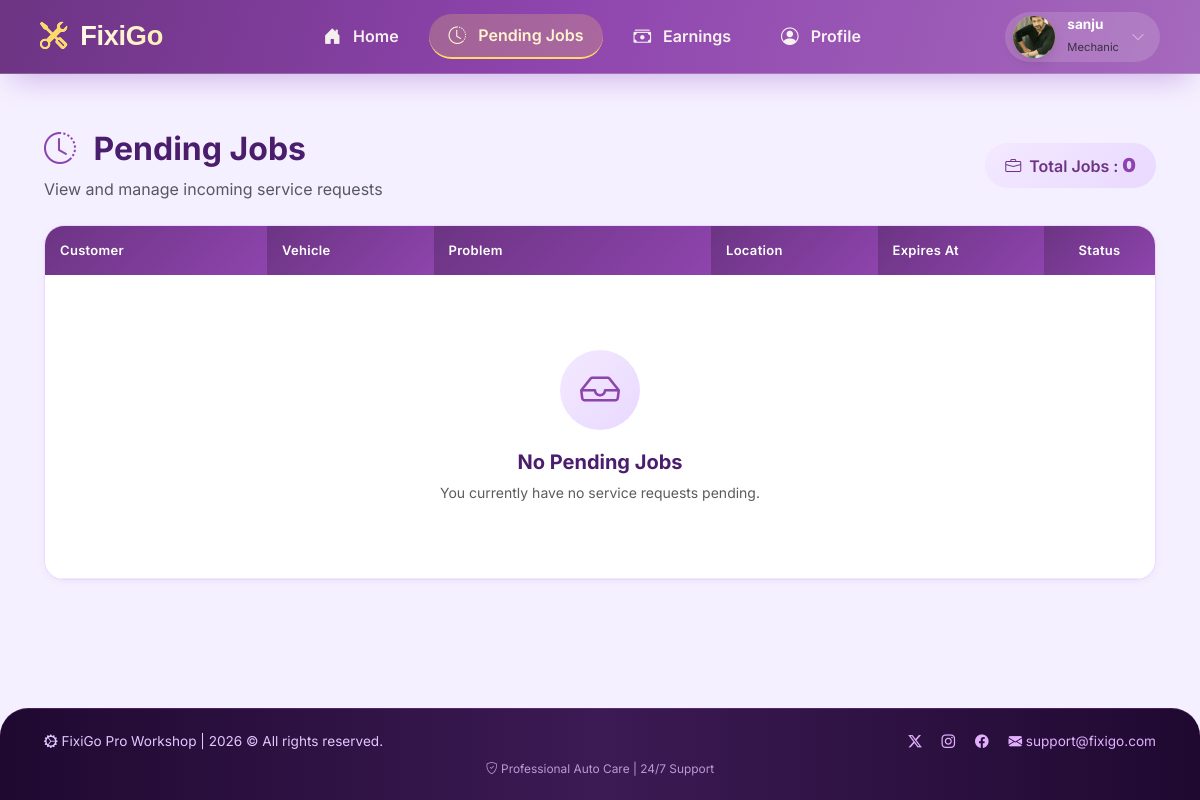
The app's page /mechanic/pending-job/ (signed in) with its own data.
### mechanic/models.py (models this page shows, shortened)
class Mechanic(models.Model):
    name = models.CharField(max_length=255)
    email = models.EmailField(unique=True)
    number = models.CharField(max_length=15)
    address = models.TextField()
    certificate = models.FileField(upload_to='mechanic_certificate/')
    aadhaar = models.TextField(max_length=12)
    experience_certificate = models.FileField(upload_to='mechanic_experience_certificate/', blank=True, null=True)
    city = models.ForeignKey(City, on_delete=models.CASCADE)
    password = models.CharField(max_length=255)
    profile_pic = models.ImageField(upload_to='mechanic_profile_pic/', blank=True, null=True)
    is_valid = models.BooleanField(default=False)
    is_reject = models.BooleanField(default=False)
    account_suspend = models.BooleanField(default=False)
    last_login_date = models.DateTimeField(blank=True, null=True)
    application_created_at = models.DateTimeField(auto_now_add=True)
    created_at = models.DateTimeField(blank=True, null=True)

### mechanic/views.py (the view)
# urls.py: path('pending-job/', views.pending_jobs_list, name='pending_jobs_list'),
def pending_jobs_list(request):
    mechanic = check_mechanic_access(request)
    if mechanic is None:
        return redirect('login_mechanic')
    jobs = MechanicRequest.objects.filter(mechanic=mechanic,
                                          status__in = ["Accepted", "In_progress"]
                                          ).exclude(booking__status="Completed"
                                                    ).exclude(booking__status="Cancelled"
                                                              ).exclude(status="Expired"
                                                                        ).order_by('-id')
    return render(request, 'pending_job_list.html', {
        'jobs': jobs,
        'mechanic': mechanic
    })

### customer/context_processors.py (called while the page is built)
def fixigo_data(request):
    try:
        fixigo = Fixigo.objects.latest('id')
    except Fixigo.DoesNotExist:
        fixigo = None
    return {
        'fixigo': fixigo
    }

### mechanic/views.py (called while the page is built)
def check_mechanic_access(request):
    mechanic_id = request.session.get('mechanic_id')
    if not mechanic_id:
        return None
    try:
        mechanic = Mechanic.objects.get(id=mechanic_id)
        if mechanic.is_reject:
            return 'reject'
        if not mechanic.is_valid:
            return 'not_valid'
        return mechanic
    except Mechanic.DoesNotExist:
        return None

### mechanic/templates/pending_job_list.html (shortened to what this page needs)
{% extends 'base_mechanic.html' %}
{% load static %}
{% block content %}
<div class="container py-4">
    <div class="page-header d-flex justify-content-between align-items-center flex-wrap gap-3">
        <div>
            <h2>
                <i class="bi bi-clock-history"></i>
                Pending Jobs
            </h2>
            <p class="text-muted mb-0">View and manage incoming service requests</p>
        </div>
        <div class="total-badge">
            <i class="bi bi-briefcase me-1"></i> Total Jobs : <strong>{{ jobs|length }}</strong>
        </div>
    </div>
    <div class="table-card">
        <div class="table-responsive">
            <table class="table jobs-table">
                <thead>
                    <tr>
                        <th style="width: 20%;">Customer</th>
                        <th style="width: 15%;">Vehicle</th>
                        <th style="width: 25%;">Problem</th>
                        <th style="width: 15%;">Location</th>
                        <th style="width: 15%;">Expires At</th>
                        <th style="width: 10%;" class="text-center">Status</th>
                    </tr>
                </thead>
                <tbody>
                    {% for req in jobs %}
                    <tr onclick="window.location.href='/mechanic/job/{{ req.id }}/'">
                        <td>
                            <div class="customer-name">
                                <i class="bi bi-person-circle me-1" style="color: #8e44ad;"></i>
                                {{ req.booking.customer.name }}
                            </div>
                            <div class="customer-id">
                                ID: {{ req.booking.customer.id }}
                            </div>
                        </td>
                        <td>
                            <span class="vehicle-badge">
                                <i class="bi bi-car-front me-1"></i>
                                {{ req.booking.vehicle.vehicle_name }}
                            </span>
                        </td>
                        <td>
                            <div class="problem-text" title="{{ req.booking.problem_description }}">
                                <i class="bi bi-chat-text me-1" style="color: #94a3b8;"></i>
                                {{ req.booking.problem_description|truncatechars:50 }}
                            </div>
                        </td>
                        <td>
                            <i class="bi bi-geo-alt me-1" style="color: #94a3b8;"></i>
                            {{ req.booking.location|default:"Not specified" }}
                        </td>
                        <td>
                            <div class="expiry-time {% if req.expires_at|date:'U' < now|date:'U' %}expiry-urgent{% else %}expiry-normal{% endif %}">
                                <i class="bi bi-hourglass-split"></i>
                                {{ req.expires_at|date:"d M Y, h:i A" }}
                            </div>
                        </td>
                        <td class="text-center">
                            {% if req.status == "Pending" %}
                                <span class="status-badge status-pending">
                                    <i class="bi bi-hourglass-split"></i> Pending
                                </span>
                            {% elif req.status == "Accepted" %}
                                <span class="status-badge status-accepted">
                                    <i class="bi bi-check-circle"></i> Accepted
                                </span>
                            {% elif req.status == "Rejected" %}
                                <span class="status-badge status-rejected">
                                    <i class="bi bi-x-circle"></i> Rejected
                                </span>
                            {% elif req.status == "Expired" %}
                                <span class="status-badge status-expired">
                                    <i class="bi bi-clock"></i> Expired
                                </span>
                            {% elif req.status == 'In_progress' %}
                                <span class="status-badge status-progress">
                                    <i class="bi bi-gear-wide-connected"></i> In Progress
                                </span>
                            {% else %}
                                <span class="status-badge status-pending">
                                    <i class="bi bi-hourglass-split"></i> {{ req.status }}
                                </span>
                            {% endif %}
                        </td>
                    </tr>
                    {% empty %}
                    <tr>
                        <td colspan="6">
                            <div class="empty-state">
                                <div class="empty-icon">
                                    <i class="bi bi-inbox"></i>
                                </div>
                                <h5>No Pending Jobs</h5>
                                <p class="text-muted mb-0">You currently have no service requests pending.</p>
                            </div>
                        </td>
                    </tr>
                    {% endfor %}
                </tbody>
            </table>
        </div>
    </div>
</div>
{% endblock %}

### mechanic/templates/base_mechanic.html (shortened to what this page needs)
<!DOCTYPE html>
<html lang="en">
<head>
    <link href="https://cdn.jsdelivr.net/npm/bootstrap@5.3.2/dist/css/bootstrap.min.css" rel="stylesheet">
    <link href="https://cdn.jsdelivr.net/npm/bootstrap-icons/font/bootstrap-icons.css" rel="stylesheet">
</head>
<body>
    <header>
        <nav class="navbar navbar-expand-lg navbar-purple">
            <div class="container-fluid px-0 px-md-2">
                <a class="navbar-brand" href="{% url 'home_mechanic' %}">
                    <i class="bi bi-tools"></i> FixiGo
                </a>
                <div class="collapse navbar-collapse" id="mechanicNavbar">
                    <ul class="navbar-nav mx-auto mb-2 mb-lg-0 align-items-center">
                        <li class="nav-item">
                            <a class="nav-link nav-link-custom {% if request.resolver_match.url_name == 'home_mechanic' %}active{% endif %}" href="{% url 'home_mechanic' %}">
                                <i class="bi bi-house-door-fill"></i> <span>Home</span>
                            </a>
                        </li>
                        <li class="nav-item">
                            <a class="nav-link nav-link-custom {% if request.resolver_match.url_name == 'pending_jobs_list' %}active{% endif %}" href="{% url 'pending_jobs_list' %}">
                                <i class="bi bi-clock-history"></i> <span>Pending Jobs</span>
                            </a>
                        </li>
                        <li class="nav-item">
                            <a class="nav-link nav-link-custom {% if request.resolver_match.url_name == 'earnings' %}active{% endif %}" href="{% url 'earnings' %}">
                                <i class="bi bi-cash-stack"></i> <span>Earnings</span>
                            </a>
                        </li>
                        <li class="nav-item">
                            <a class="nav-link nav-link-custom {% if request.resolver_match.url_name == 'profile_page_mechanic' %}active{% endif %}" href="{% url 'profile_page_mechanic' %}">
                                <i class="bi bi-person-circle"></i> <span>Profile</span>
                            </a>
                        </li>
                    </ul>
                    <div class="profile-dropdown-wrapper" style="position: relative;">
                        <div class="profile-header" id="profilePillBtn">
                            <div class="avatar-circle">
                                {% if mechanic.profile_pic %}
                                    <img src="{{ mechanic.profile_pic.url }}" alt="Profile">
                                {% else %}
                                    {{ mechanic.name|slice:":1"|upper|default:"M" }}
                                {% endif %}
                            </div>
                            <div class="user-info">
                                <h6>{{ mechanic.name|default:"Mechanic" }}</h6>
                                <small>Mechanic</small>
                            </div>
                            <i class="bi bi-chevron-down text-white-50 small"></i>
                        </div>
                    </div>
                </div>
            </div>
        </nav>
    </header>
    <main class="main-content">
        {% block content %}{% endblock %}
    </main>
    <footer class="footer-purple">
        <div class="container-fluid">
            <div class="row align-items-center gy-3">
                <div class="col-md-6 text-center text-md-start">
                    <i class="bi bi-gear-wide-connected"></i> FixiGo Pro Workshop | <span id="currentYear"></span> © All rights reserved.
                </div>
                <div class="col-md-6 text-center text-md-end">
                    <a href="#" class="me-3"><i class="bi bi-twitter-x"></i></a>
                    <a href="#" class="me-3"><i class="bi bi-instagram"></i></a>
                    <a href="#" class="me-3"><i class="bi bi-facebook"></i></a>
                    <a href="#"><i class="bi bi-envelope-fill"></i> support@fixigo.com</a>
                </div>
            </div>
            <div class="row mt-2">
                <div class="col text-center small opacity-75">
                    <i class="bi bi-shield-check"></i> Professional Auto Care | 24/7 Support
                </div>
            </div>
        </div>
    </footer>
</body>
</html>

### mechanic/templates/base_mechanic.html (style rules this page uses)
* { margin: 0; padding: 0; box-sizing: border-box; }
body { font-family: 'Inter', sans-serif; background: #f5f0ff; min-height: 100vh; display: flex; flex-direction: column; }
.navbar-purple { background: linear-gradient(105deg, #6c3483 0%, #8e44ad 45%, #a569bd 100%); backdrop-filter: blur(2px); padding: 0.7rem 2rem; box-shadow: 0 15px 30px -12px rgba(106, 13, 173, 0.3); border-bottom: 1px solid rgba(255,255,240,0.2); transition: all 0.2s; position: sticky; top: 0; z-index: 1030; }
.navbar-brand { font-family: 'Poppins', sans-serif; font-weight: 800; font-size: 1.7rem; background: linear-gradient(125deg, #fff, #ffecb3); -webkit-background-clip: text; background-clip: text; color: transparent; letter-spacing: -0.3px; }
.navbar-brand i { background: none; color: #ffd966; margin-right: 6px; }
.nav-link-custom { font-weight: 600; margin: 0 5px; padding: 8px 20px !important; border-radius: 40px; color: rgba(255,255,245,0.92) !important; transition: all 0.25s cubic-bezier(0.2, 0.9, 0.4, 1.2); }
.nav-link-custom i { margin-right: 8px; font-size: 1.1rem; }
.nav-link-custom.active { background: rgba(255, 217, 102, 0.22); border-bottom: 2px solid #ffd966; color: #fff3d1 !important; }
.profile-header { background: rgba(255,255,240,0.15); border-radius: 60px; padding: 4px 15px 4px 8px; backdrop-filter: blur(4px); cursor: pointer; transition: 0.2s; display: flex; align-items: center; gap: 12px; position: relative; }
.avatar-circle { width: 42px; height: 42px; background: linear-gradient(145deg, #ffd966, #f39c12); border-radius: 50%; display: flex; align-items: center; justify-content: center; font-weight: bold; font-size: 1.1rem; color: #4a1d6d; box-shadow: 0 5px 12px rgba(0,0,0,0.1); overflow: hidden; }
.avatar-circle img { width: 100%; height: 100%; object-fit: cover; }
.user-info h6 { margin: 0; font-weight: 700; font-size: 0.85rem; color: white; }
.user-info small { font-size: 0.7rem; opacity: 0.85; }
.main-content { flex: 1; padding: 2rem; }
.footer-purple { background: linear-gradient(90deg, #1f0930, #3c1a54, #1f0930); color: #e2c6ff; padding: 1.4rem 2rem; margin-top: auto; border-top-left-radius: 28px; border-top-right-radius: 28px; font-size: 0.85rem; border-top: 1px solid #a569bd40; }
.footer-purple a { color: #e2b0ff; text-decoration: none; transition: 0.2s; }

### mechanic/templates/pending_job_list.html (style rules this page uses)
.page-header { margin-bottom: 1.5rem; }
.page-header h2 { font-weight: 700; color: #4a1d6d; }
.page-header h2 i { color: #8e44ad; margin-right: 10px; }
.total-badge { background: linear-gradient(135deg, #f3e9ff, #e9d9ff); padding: 8px 20px; border-radius: 50px; color: #6c3483; font-weight: 600; }
.total-badge strong { color: #8e44ad; font-size: 1.2rem; }
.table-card { background: white; border-radius: 20px; border: 1px solid #e9d9ff; overflow: hidden; box-shadow: 0 2px 8px rgba(106, 13, 173, 0.05); }
.jobs-table { margin-bottom: 0; }
.jobs-table thead th { background: linear-gradient(135deg, #6c3483, #8e44ad); color: white; font-weight: 600; font-size: 13px; padding: 15px; border: none; letter-spacing: 0.3px; }
.jobs-table thead th:first-child { border-radius: 0; }
.jobs-table tbody tr { transition: all 0.2s ease; border-bottom: 1px solid #f0e8ff; cursor: pointer; }
.jobs-table tbody td { padding: 15px; vertical-align: middle; color: #374151; font-size: 14px; }
.empty-state { text-align: center; padding: 60px 20px; }
.empty-icon { width: 80px; height: 80px; background: linear-gradient(135deg, #f3e9ff, #e9d9ff); border-radius: 50%; display: flex; align-items: center; justify-content: center; margin: 0 auto 20px; }
.empty-icon i { font-size: 40px; color: #8e44ad; }
.empty-state h5 { font-weight: 700; color: #4a1d6d; margin-bottom: 8px; }

### records on screen
Mechanic: profile_pic (picture), name "sanju"

### other values on screen
{{ jobs|length }} "0"
